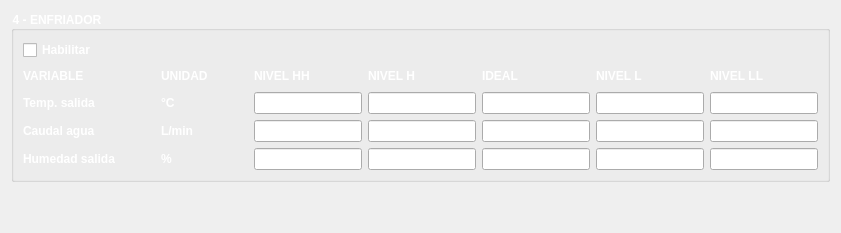
                <widget class="QWidget" name="page_7">
                 <layout class="QVBoxLayout" name="verticalLayout_12">
                  <item>
                   <widget class="QGroupBox" name="groupBox_enfriador_2">
                    <property name="sizePolicy">
                     <sizepolicy hsizetype="Fixed" vsizetype="Fixed">
                      <horstretch>0</horstretch>
                      <verstretch>0</verstretch>
                     </sizepolicy>
                    </property>
                    <property name="font">
                     <font>
                      <bold>true</bold>
                     </font>
                    </property>
                    <property name="styleSheet">
                     <string notr="true">color: rgb(255, 255, 255);</string>
                    </property>
                    <property name="title">
                     <string>4 - ENFRIADOR</string>
                    </property>
                    <layout class="QGridLayout" name="gridLayout_10">
                     <item row="3" column="5">
                      <widget class="QLineEdit" name="lineEdit_19"/>
                     </item>
                     <item row="4" column="5">
                      <widget class="QLineEdit" name="lineEdit_20"/>
                     </item>
                     <item row="2" column="2">
                      <widget class="QLabel" name="label_31">
                       <property name="font">
                        <font>
                         <bold>true</bold>
                        </font>
                       </property>
                       <property name="text">
                        <string>°C</string>
                       </property>
                      </widget>
                     </item>
                     <item row="1" column="7">
                      <widget class="QLabel" name="label_28">
                       <property name="font">
                        <font>
                         <bold>true</bold>
                        </font>
                       </property>
                       <property name="text">
                        <string>NIVEL L</string>
                       </property>
                      </widget>
                     </item>
                     <item row="4" column="4">
                      <widget class="QLineEdit" name="lineEdit_2"/>
                     </item>
                     <item row="2" column="4">
                      <widget class="QLineEdit" name="lineEdit_3"/>
                     </item>
                     <item row="3" column="4">
                      <widget class="QLineEdit" name="lineEdit_caudal_agua"/>
                     </item>
                     <item row="0" column="0">
                      <widget class="QCheckBox" name="checkBox_4">
                       <property name="font">
                        <font>
                         <bold>true</bold>
                        </font>
                       </property>
                       <property name="text">
                        <string>Habilitar</string>
                       </property>
                      </widget>
                     </item>
                     <item row="3" column="2">
                      <widget class="QLabel" name="label_32">
                       <property name="font">
                        <font>
                         <bold>true</bold>
                        </font>
                       </property>
                       <property name="text">
                        <string>L/min</string>
                       </property>
                      </widget>
                     </item>
                     <item row="2" column="6">
                      <widget class="QLineEdit" name="lineEdit_21"/>
                     </item>
                     <item row="1" column="5">
                      <widget class="QLabel" name="label_26">
                       <property name="font">
                        <font>
                         <bold>true</bold>
                        </font>
                       </property>
                       <property name="text">
                        <string>NIVEL H</string>
                       </property>
                      </widget>
                     </item>
                     <item row="2" column="0">
                      <widget class="QLabel" name="label_peso_prod_24">
                       <property name="font">
                        <font>
                         <bold>true</bold>
                        </font>
                       </property>
                       <property name="text">
                        <string>Temp. salida</string>
                       </property>
                      </widget>
                     </item>
                     <item row="4" column="2">
                      <widget class="QLabel" name="label_33">
                       <property name="font">
                        <font>
                         <bold>true</bold>
                        </font>
                       </property>
                       <property name="text">
                        <string>%</string>
                       </property>
                      </widget>
                     </item>
                     <item row="3" column="8">
                      <widget class="QLineEdit" name="lineEdit_28"/>
                     </item>
                     <item row="1" column="2">
                      <widget class="QLabel" name="label_30">
                       <property name="font">
                        <font>
                         <bold>true</bold>
                        </font>
                       </property>
                       <property name="text">
                        <string>UNIDAD</string>
                       </property>
                      </widget>
                     </item>
                     <item row="4" column="8">
                      <widget class="QLineEdit" name="lineEdit_29"/>
                     </item>
                     <item row="2" column="5">
                      <widget class="QLineEdit" name="lineEdit_18"/>
                     </item>
                     <item row="3" column="0">
                      <widget class="QLabel" name="label_peso_prod_23">
                       <property name="font">
                        <font>
                         <bold>true</bold>
                        </font>
                       </property>
                       <property name="text">
                        <string>Caudal agua</string>
                       </property>
                      </widget>
                     </item>
                     <item row="2" column="7">
                      <widget class="QLineEdit" name="lineEdit_24"/>
                     </item>
                     <item row="3" column="7">
                      <widget class="QLineEdit" name="lineEdit_25"/>
                     </item>
                     <item row="1" column="8">
                      <widget class="QLabel" name="label_29">
                       <property name="font">
                        <font>
                         <bold>true</bold>
                        </font>
                       </property>
                       <property name="text">
                        <string>NIVEL LL</string>
                       </property>
                      </widget>
                     </item>
                     <item row="1" column="4">
                      <widget class="QLabel" name="label_25">
                       <property name="font">
                        <font>
                         <bold>true</bold>
                        </font>
                       </property>
                       <property name="text">
                        <string>NIVEL HH</string>
                       </property>
                      </widget>
                     </item>
                     <item row="2" column="8">
                      <widget class="QLineEdit" name="lineEdit_27"/>
                     </item>
                     <item row="3" column="6">
                      <widget class="QLineEdit" name="lineEdit_22"/>
                     </item>
                     <item row="4" column="0">
                      <widget class="QLabel" name="label_peso_prod_25">
                       <property name="font">
                        <font>
                         <bold>true</bold>
                        </font>
                       </property>
                       <property name="text">
                        <string>Humedad salida</string>
                       </property>
                      </widget>
                     </item>
                     <item row="1" column="0">
                      <widget class="QLabel" name="label_24">
                       <property name="font">
                        <font>
                         <bold>true</bold>
                        </font>
                       </property>
                       <property name="text">
                        <string>VARIABLE</string>
                       </property>
                      </widget>
                     </item>
                     <item row="4" column="7">
                      <widget class="QLineEdit" name="lineEdit_26"/>
                     </item>
                     <item row="1" column="1">
                      <spacer name="horizontalSpacer_9">
                       <property name="orientation">
                        <enum>Qt::Orientation::Horizontal</enum>
                       </property>
                       <property name="sizeHint" stdset="0">
                        <size>
                         <width>40</width>
                         <height>20</height>
                        </size>
                       </property>
                      </spacer>
                     </item>
                     <item row="4" column="6">
                      <widget class="QLineEdit" name="lineEdit_23"/>
                     </item>
                     <item row="1" column="6">
                      <widget class="QLabel" name="label_27">
                       <property name="font">
                        <font>
                         <bold>true</bold>
                        </font>
                       </property>
                       <property name="text">
                        <string>IDEAL</string>
                       </property>
                      </widget>
                     </item>
                     <item row="1" column="3">
                      <spacer name="horizontalSpacer_8">
                       <property name="orientation">
                        <enum>Qt::Orientation::Horizontal</enum>
                       </property>
                       <property name="sizeHint" stdset="0">
                        <size>
                         <width>40</width>
                         <height>20</height>
                        </size>
                       </property>
                      </spacer>
                     </item>
                    </layout>
                   </widget>
                  </item>
                  <item>
                   <spacer name="verticalSpacer_11">
                    <property name="orientation">
                     <enum>Qt::Orientation::Vertical</enum>
                    </property>
                    <property name="sizeHint" stdset="0">
                     <size>
                      <width>20</width>
                      <height>40</height>
                     </size>
                    </property>
                   </spacer>
                  </item>
                 </layout>
                </widget>
